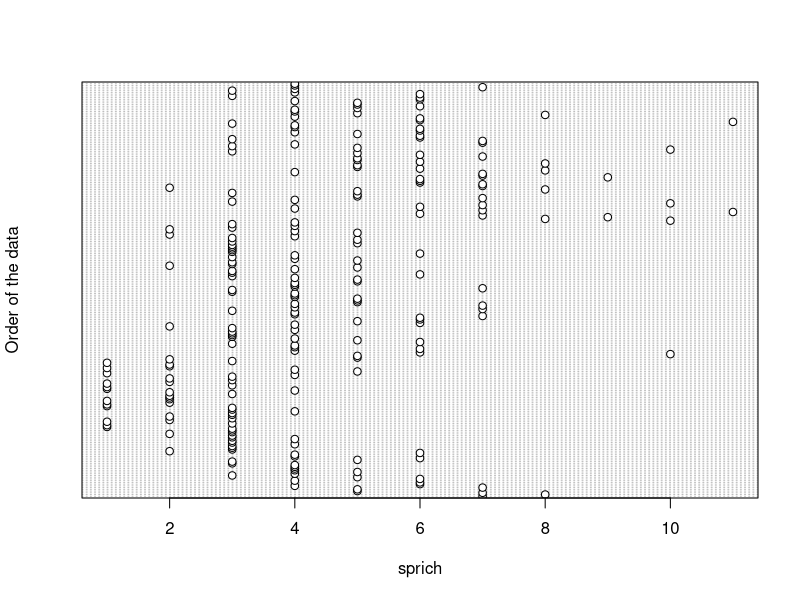
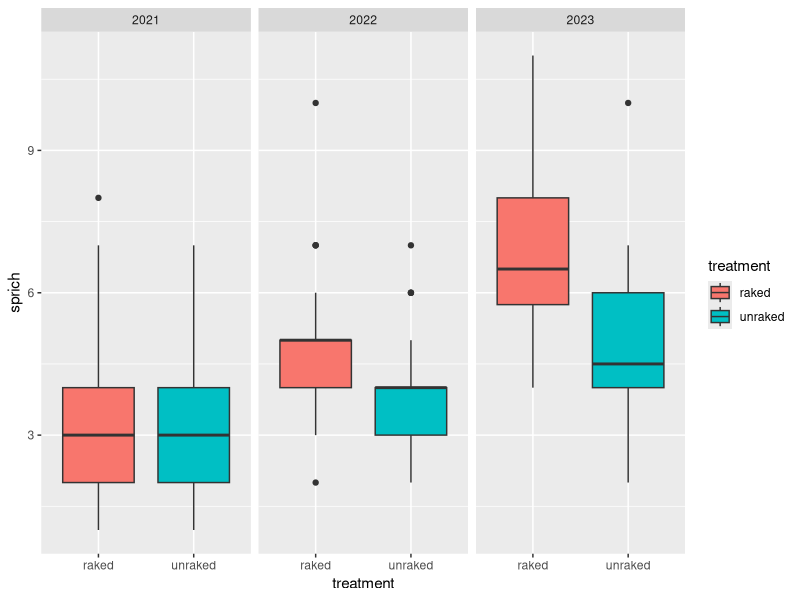
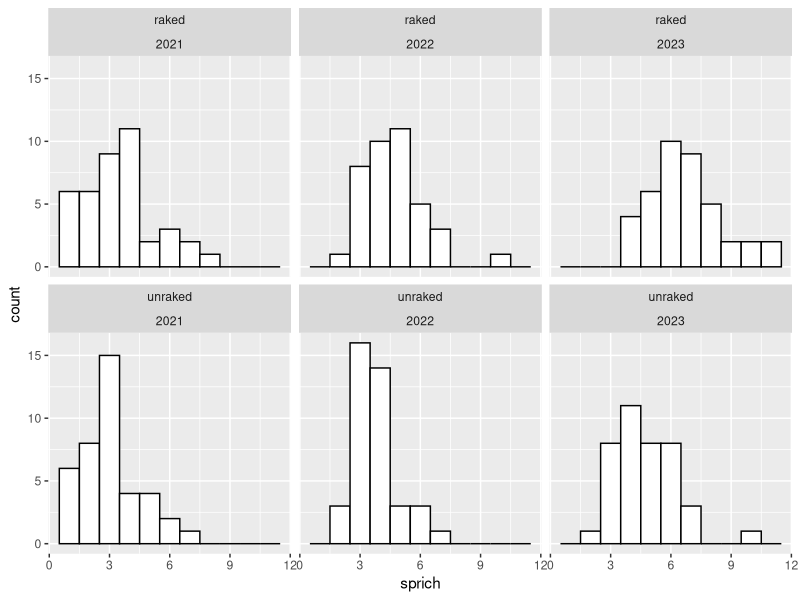
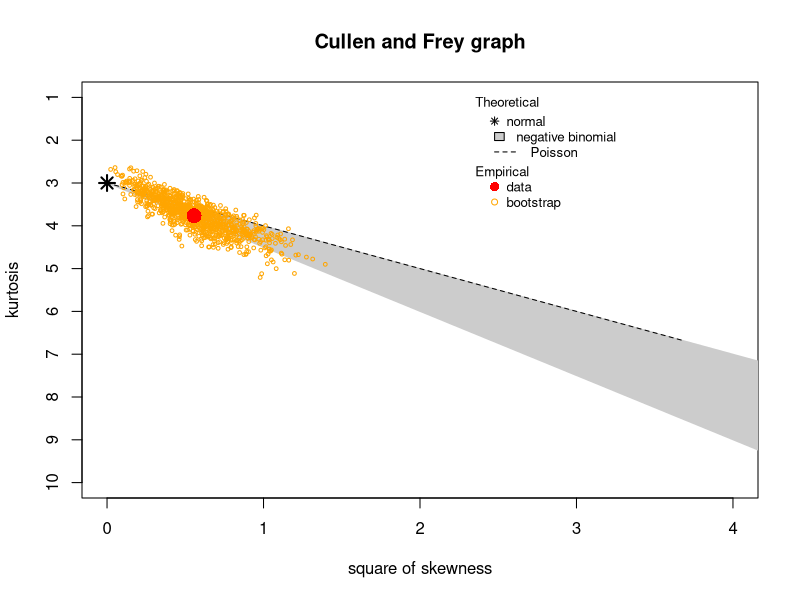
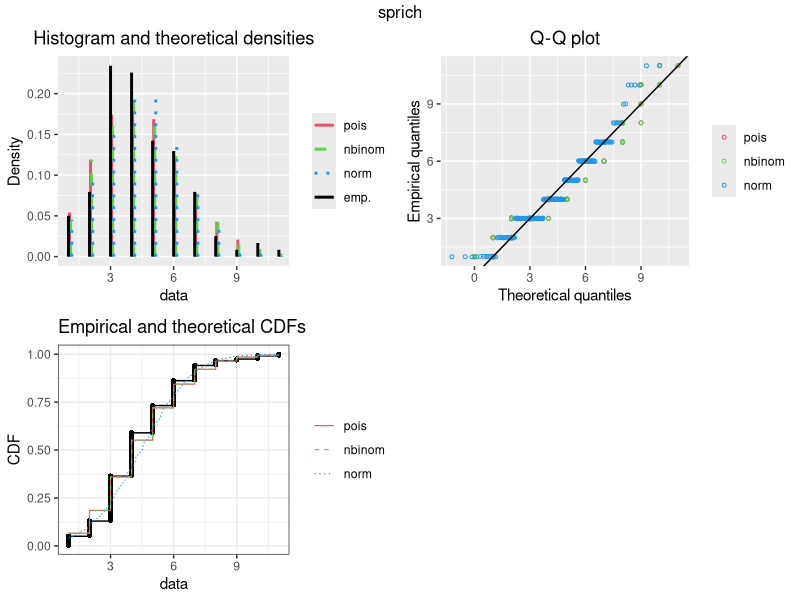
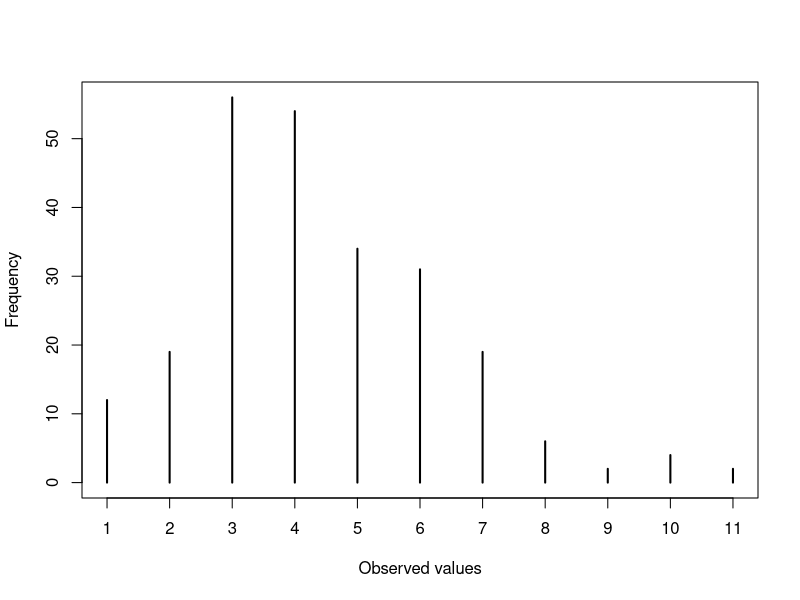
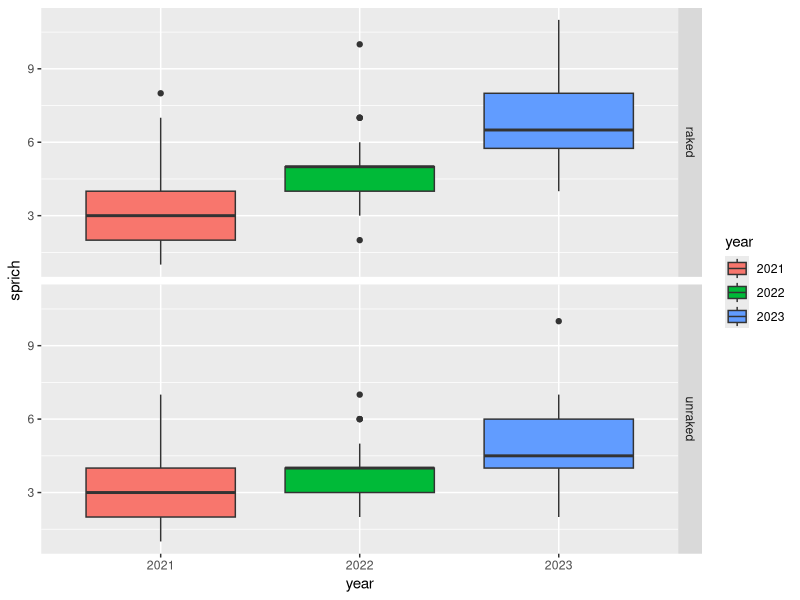
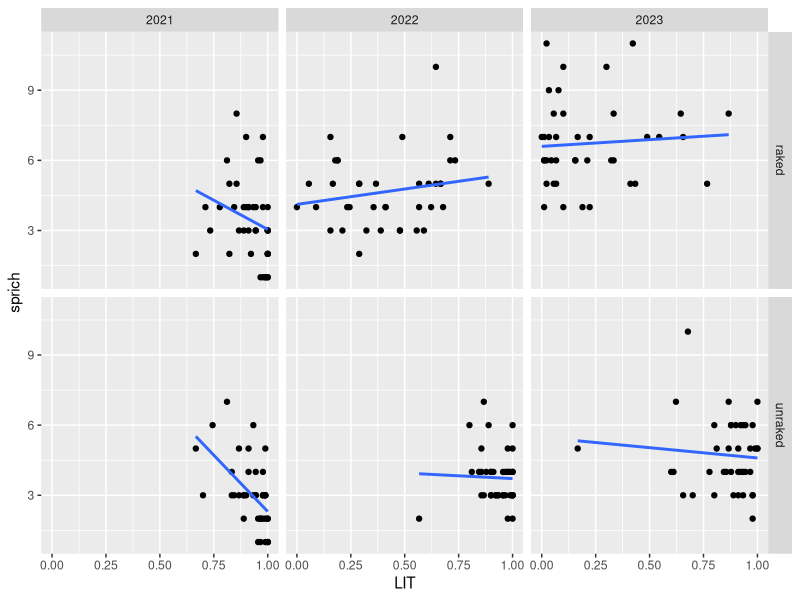

Generate these figures, in order, with R:
## ---- chunk 1
knitr::opts_chunk$set(echo = TRUE)
## ---- chunk 2
library(tidyverse)
library(lattice)
library(rstatix)
library(fitdistrplus)
library(ggpubr)

## ---- chunk 3
analysis.df <- read.csv("analyses_manuscript/processed_data/analysis_variables.csv") %>%
  mutate(year = as.factor(year))
## ---- chunk 4
explore_data <- function(rv, df){
  
  print(rv)
  
  rv_vec <- df[[rv]]
  # print(rv_vec)
  
  # Step 1: Check for outliers

  print(dotchart(rv_vec, xlab = rv,
         ylab = "Order of the data"))

  # Step 2: Check for homogeneity of variance

  cond_boxplot <- df %>%
    ggplot(aes_string(x = "treatment", y = rv, fill = "treatment")) +
    facet_wrap("year") +
    geom_boxplot()
  
  print(cond_boxplot)

  # Step 3: Check if data are normally distributed
    
  if (is.integer(rv_vec) == TRUE) {
    binsize = 1
  } else {
    binsize = 0.05
  }

  hist_plot <- df %>%
    ggplot(aes_string(x = rv)) +
    facet_wrap(treatment ~ year) +
    geom_histogram(binwidth = binsize, fill="white", color="black")
  
  print(hist_plot)

  # Test normality for richness using Shapiro-Wilk Test for each group
  var_test <- rlang::sym(rv)
  
  normality_test <- df %>%
    group_by(year_treatment) %>%
    shapiro_test(vars = var_test)

  print(normality_test)
  # p < 0.05 means the data is NOT normal

  # Use fitdistrplus to fit multiple distributions
  
  if (is.integer(rv_vec) == TRUE) {
    
    # Fit multiple distributions
    fp <- fitdist(rv_vec, "pois")
    fnb <- fitdist(rv_vec, "nbinom")
    fn <- fitdist(rv_vec, "norm")
    
    dens_plot <- denscomp(list(fp, fnb, fn), plotstyle = "ggplot")
    qq_plot <- qqcomp(list(fp, fnb, fn), plotstyle = "ggplot")
    cdf_plot <- cdfcomp(list(fp, fnb, fn), plotstyle = "ggplot")
    
    print(descdist(rv_vec, discrete = TRUE, boot=1000))
    
  } else {
    
    # Fit a normal distribution only
    fn <- fitdist(rv_vec, "norm")
    dens_plot <- denscomp(fn, plotstyle = "ggplot")
    qq_plot <- qqcomp(fn, plotstyle = "ggplot")
    cdf_plot <- cdfcomp(fn, plotstyle = "ggplot")
    
    print(descdist(rv_vec, discrete = FALSE, boot=1000))
    
  }
  
  distr_plots <- ggarrange(dens_plot, qq_plot, cdf_plot,
                           ncol = 2, nrow = 2)
  
  distr_plots_t = annotate_figure(distr_plots,
                  top = rv)

  print(distr_plots_t)
  
  # print(descdist(rv_vec, discrete = T, boot=1000))

  # Step 4: Are there lots of zeros in the data?
  plot(table(rv_vec),
    type = "h",
    xlab = "Observed values",
    ylab = "Frequency")
  abline(v = 0, col = "red", lty = 2, lwd = 1)

  # Step 5: Is there co-linearity among the covariates?

    # I will use VIF after model fitting to check for this

  # Step 6: What are the relationships between Y and X variables?

   years_boxplot <- df %>%
    ggplot(aes_string(x = "year", y = rv, fill = "year")) +
    geom_boxplot() +
    facet_grid("treatment") +
    ylab(rv)
   
  print(years_boxplot)

  # Step 7: Should we consider interactions?

  # Biplots with lit

  lit_covar_plot <- df %>%
    ggplot(aes_string(x = "LIT", y = rv)) +
    facet_grid(treatment ~ year) +
    geom_point() +
    geom_smooth(method = "lm", se = FALSE)

  print(lit_covar_plot)

  # Step 8: Are observations of the response variable independent?
  
  plots_variability_plot <- df %>%
    ggplot(aes_string(x = "plot", y = rv, color = "treatment")) +
    #facet_grid("treatment") +
    geom_jitter(width = 0.1, height = 0) +
    theme(axis.text.x = element_text(angle = 90, vjust = 0.5, hjust=1))
  
  blocks_variability_plot <- df %>%
  ggplot(aes_string(x = "block", y = rv, color = "treatment")) +
  #facet_grid("treatment") +
  geom_jitter(width = 0.1, height = 0) +
  theme(axis.text.x = element_text(angle = 90, vjust = 0.5, hjust=1))
  
  rows_boxplot <- df %>%
  ggplot(aes_string(x = "row", y = rv, fill = "row")) +
  geom_boxplot() +
  facet_grid(treatment ~ year) +
  ylab(rv)
  
   
  ind_plots <- ggarrange(plots_variability_plot, blocks_variability_plot, rows_boxplot,
                           ncol = 3, nrow = 1)
  print(ind_plots)

}
## ---- chunk 5
explore_data(rv = "sprich",
             df = analysis.df)
## ---- chunk 6

response_variables <-
  c(
    "sprich",
    "sprich_native",
    "shannon",
    "shannon_native",
    "exotic_grass",
    "exotic_forb",
    "native_forb"
  )

for (var in response_variables) {
  
  explore_data(rv = var,
             df = analysis.df)
}
